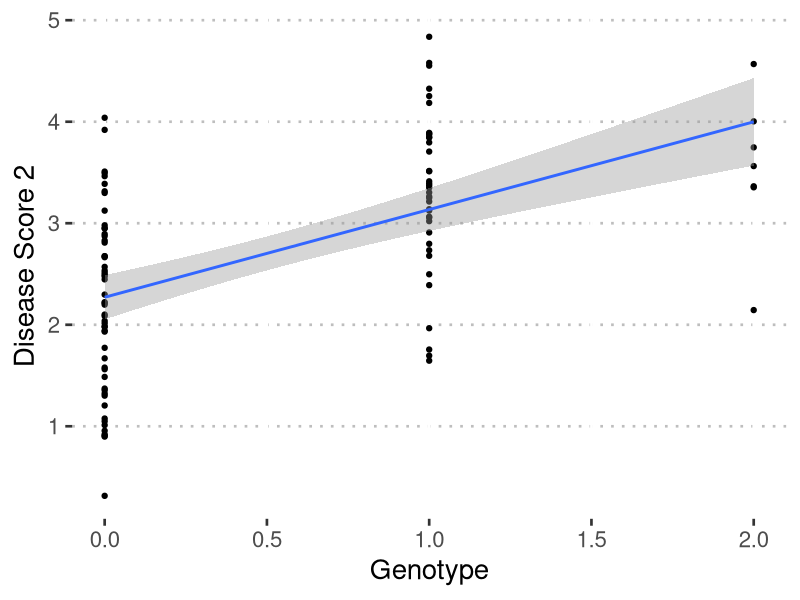
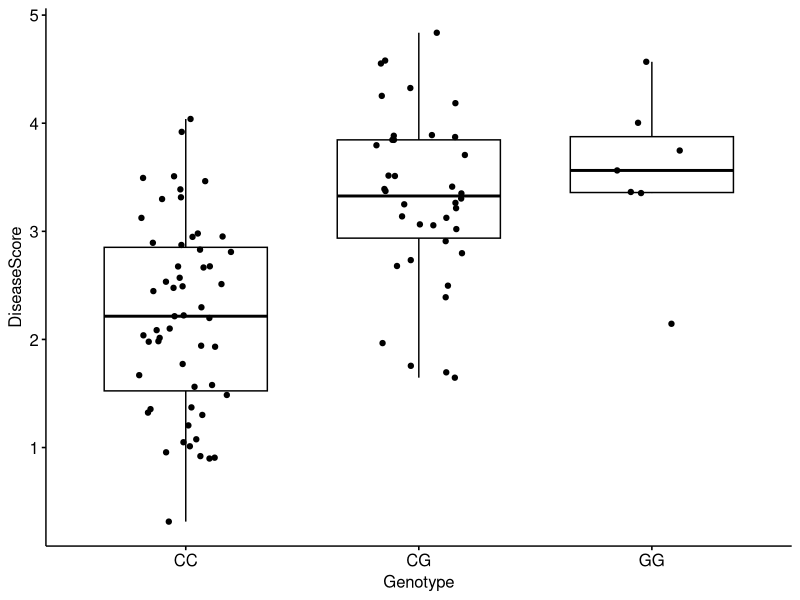
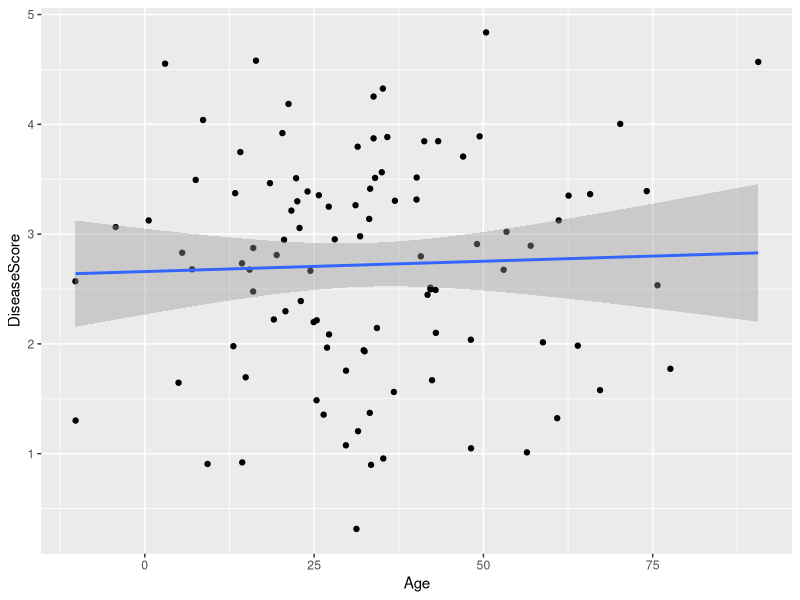
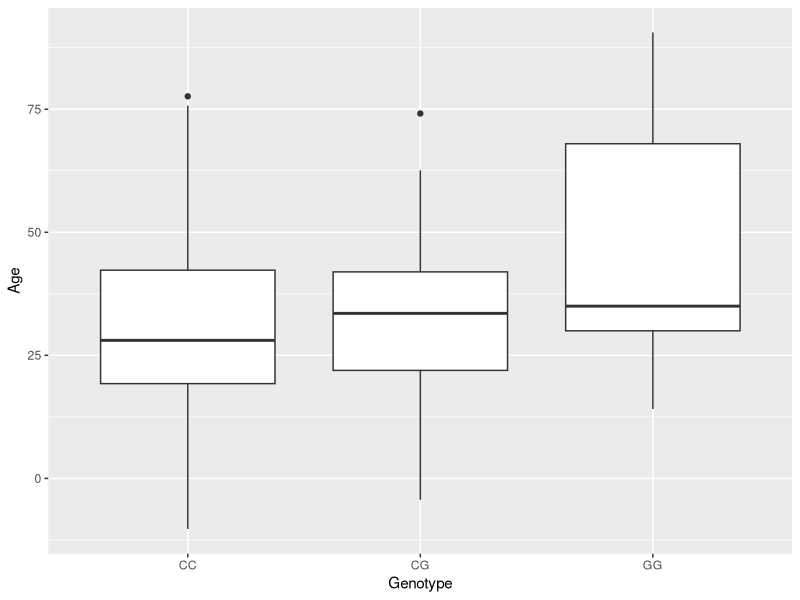

These charts were generated, in order, by the following R code:
## ---- chunk 1
knitr::opts_chunk$set(echo = FALSE)
library(knitr)
library(dplyr)
## ---- chunk 2
variant <- read.csv("singlevariant.csv", stringsAsFactors = FALSE)
kable(head(variant,n=20))
## ---- chunk 3
library(ggplot2)
library(ggpubr)
genotypes <- c("CC", "CG", "GG")
variant$Genotype <- factor(genotypes[variant$A12 + 1])
ggplot(variant, aes(x=A12, y=DiseaseScore)) + geom_point() + geom_smooth(method="lm") + theme_pubclean(base_size=20) + xlab("Genotype") + ylab("Disease Score 2")

## ---- chunk 4

# ggplot(variant, aes(x=Genotype, y=DiseaseScore)) + geom_boxplot() + geom_point(color="red", alpha=0.5) + theme_pubclean(base_size=20) + xlab("Genotype") + ylab("Disease Score 2")
ggpubr::ggboxplot(data=variant, x="Genotype", y="DiseaseScore",add = "jitter")
## ---- chunk 5
scoresCC <- variant[variant$A12==0, "DiseaseScore"]
scoresCGandGG <- variant[variant$A12>0, "DiseaseScore"]
ttestresult <- t.test(scoresCC, scoresCGandGG )
ttestresult
## ---- chunk 6
# install.packages("broom")
ttestresult %>% broom::tidy() %>% kable()
## ---- chunk 7
linmodel <- lm(DiseaseScore ~ A12, data=variant)
summary(linmodel)
## ---- chunk 8
linmodel %>% broom::tidy() %>% kable()
## ---- chunk 9
ggplot(variant, aes(x=Age, y=DiseaseScore)) + geom_point() + geom_smooth(method="lm")
## ---- chunk 10
lm(DiseaseScore ~ Age, data=variant) %>% broom::tidy() %>% kable()
## ---- chunk 11
ggplot(variant, aes(x=Genotype, y=Age)) + geom_boxplot()
## ---- chunk 12
linmodel <- lm(DiseaseScore ~ A12 + Age, data=variant)
linmodel %>% broom::tidy() %>% kable()
